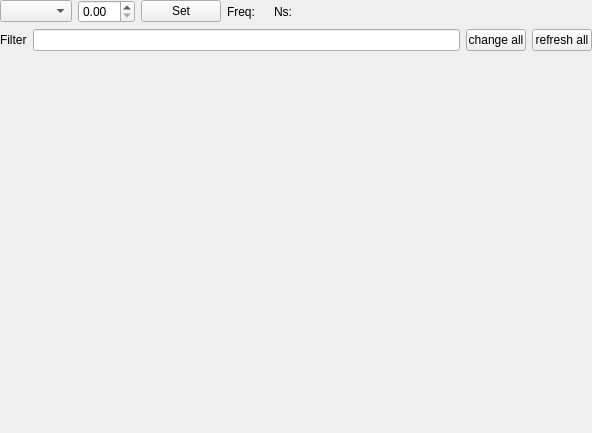
<?xml version="1.0" encoding="UTF-8"?>
<ui version="4.0">
 <class>SignalLoggerVariables</class>
 <widget class="QWidget" name="SignalLoggerVariables">
  <property name="geometry">
   <rect>
    <x>0</x>
    <y>0</y>
    <width>592</width>
    <height>433</height>
   </rect>
  </property>
  <property name="windowTitle">
   <string>Signal Logger</string>
  </property>
  <property name="styleSheet">
   <string notr="true"/>
  </property>
  <layout class="QVBoxLayout" name="verticalLayout">
   <property name="margin">
    <number>0</number>
   </property>
   <item>
    <layout class="QHBoxLayout" name="horizontalLayout2">
     <item>
      <widget class="QComboBox" name="taskComboBox"/>
     </item>
     <item>
      <widget class="QDoubleSpinBox" name="valueSpinBox">
       <property name="sizePolicy">
        <sizepolicy hsizetype="Minimum" vsizetype="Fixed">
         <horstretch>0</horstretch>
         <verstretch>0</verstretch>
        </sizepolicy>
       </property>
       <property name="minimumSize">
        <size>
         <width>0</width>
         <height>0</height>
        </size>
       </property>
       <property name="maximumSize">
        <size>
         <width>16777215</width>
         <height>16777215</height>
        </size>
       </property>
      </widget>
     </item>
     <item>
      <widget class="QPushButton" name="applyButton">
       <property name="text">
        <string>Set</string>
       </property>
      </widget>
     </item>
     <item>
      <widget class="QLabel" name="freqName">
       <property name="text">
        <string>Freq:</string>
       </property>
      </widget>
     </item>
     <item>
      <widget class="QLabel" name="freq">
       <property name="text">
        <string/>
       </property>
      </widget>
     </item>
     <item>
      <widget class="QLabel" name="nsName">
       <property name="text">
        <string>Ns:</string>
       </property>
      </widget>
     </item>
     <item>
      <widget class="QLabel" name="ns">
       <property name="text">
        <string/>
       </property>
      </widget>
     </item>
     <item>
      <spacer name="horizontalSpacer">
       <property name="orientation">
        <enum>Qt::Horizontal</enum>
       </property>
       <property name="sizeHint" stdset="0">
        <size>
         <width>0</width>
         <height>20</height>
        </size>
       </property>
      </spacer>
     </item>
    </layout>
   </item>
   <item>
    <layout class="QHBoxLayout" name="horizontalLayout1">
     <item>
      <widget class="QLabel" name="filterLabel">
       <property name="text">
        <string>Filter</string>
       </property>
      </widget>
     </item>
     <item>
      <widget class="QLineEdit" name="lineEditFilter">
       <property name="minimumSize">
        <size>
         <width>100</width>
         <height>0</height>
        </size>
       </property>
      </widget>
     </item>
     <item>
      <widget class="QPushButton" name="pushButtonChangeAll">
       <property name="maximumSize">
        <size>
         <width>60</width>
         <height>16777215</height>
        </size>
       </property>
       <property name="text">
        <string>change all</string>
       </property>
      </widget>
     </item>
     <item>
      <widget class="QPushButton" name="pushButtonRefreshAll">
       <property name="maximumSize">
        <size>
         <width>60</width>
         <height>16777215</height>
        </size>
       </property>
       <property name="text">
        <string>refresh all</string>
       </property>
      </widget>
     </item>
    </layout>
   </item>
   <item>
    <layout class="QGridLayout" name="gridParams"/>
   </item>
   <item>
    <spacer name="verticalSpacer">
     <property name="orientation">
      <enum>Qt::Vertical</enum>
     </property>
     <property name="sizeHint" stdset="0">
      <size>
       <width>20</width>
       <height>40</height>
      </size>
     </property>
    </spacer>
   </item>
  </layout>
 </widget>
 <layoutdefault spacing="6" margin="11"/>
 <resources/>
 <connections/>
</ui>
